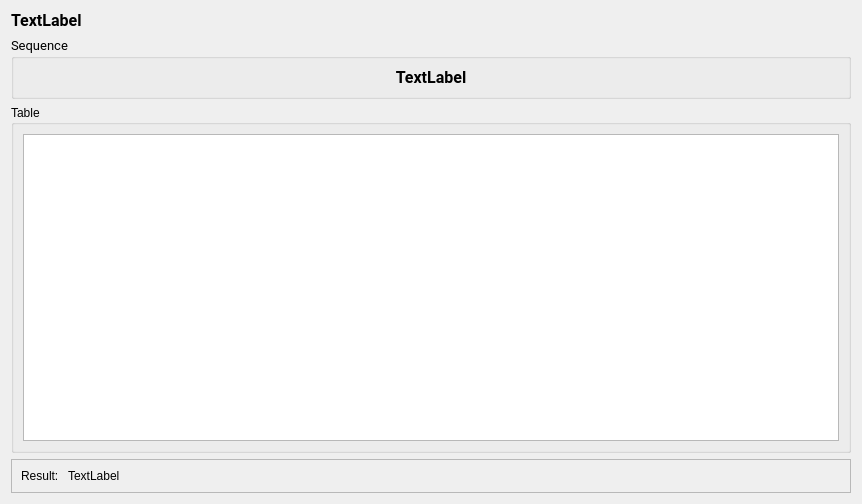
<?xml version="1.0" encoding="UTF-8"?>
<ui version="4.0">
 <class>Form</class>
 <widget class="QWidget" name="Form">
  <property name="geometry">
   <rect>
    <x>0</x>
    <y>0</y>
    <width>862</width>
    <height>504</height>
   </rect>
  </property>
  <property name="windowTitle">
   <string>Form</string>
  </property>
  <layout class="QVBoxLayout" name="verticalLayout">
   <item>
    <widget class="QLabel" name="nameLabel">
     <property name="sizePolicy">
      <sizepolicy hsizetype="Preferred" vsizetype="Minimum">
       <horstretch>0</horstretch>
       <verstretch>0</verstretch>
      </sizepolicy>
     </property>
     <property name="font">
      <font>
       <family>Roboto</family>
       <pointsize>12</pointsize>
       <weight>75</weight>
       <bold>true</bold>
      </font>
     </property>
     <property name="text">
      <string>TextLabel</string>
     </property>
    </widget>
   </item>
   <item>
    <widget class="QGroupBox" name="sequenseGroupBox">
     <property name="sizePolicy">
      <sizepolicy hsizetype="Preferred" vsizetype="Minimum">
       <horstretch>0</horstretch>
       <verstretch>0</verstretch>
      </sizepolicy>
     </property>
     <property name="font">
      <font>
       <family>Roboto</family>
       <pointsize>10</pointsize>
      </font>
     </property>
     <property name="title">
      <string>Sequence</string>
     </property>
     <layout class="QVBoxLayout" name="verticalLayout_3">
      <item>
       <widget class="QLabel" name="sequenceLabel">
        <property name="font">
         <font>
          <family>Roboto</family>
          <pointsize>12</pointsize>
          <weight>75</weight>
          <bold>true</bold>
         </font>
        </property>
        <property name="text">
         <string>TextLabel</string>
        </property>
        <property name="alignment">
         <set>Qt::AlignCenter</set>
        </property>
       </widget>
      </item>
     </layout>
    </widget>
   </item>
   <item>
    <widget class="QGroupBox" name="TableGroupBox">
     <property name="title">
      <string>Table</string>
     </property>
     <layout class="QVBoxLayout" name="verticalLayout_2">
      <item>
       <widget class="QTableWidget" name="tableWidget"/>
      </item>
     </layout>
    </widget>
   </item>
   <item>
    <widget class="QFrame" name="frame">
     <property name="frameShape">
      <enum>QFrame::StyledPanel</enum>
     </property>
     <property name="frameShadow">
      <enum>QFrame::Raised</enum>
     </property>
     <layout class="QHBoxLayout" name="horizontalLayout">
      <item>
       <widget class="QLabel" name="resultLabel">
        <property name="sizePolicy">
         <sizepolicy hsizetype="Minimum" vsizetype="Preferred">
          <horstretch>0</horstretch>
          <verstretch>0</verstretch>
         </sizepolicy>
        </property>
        <property name="text">
         <string>Result: </string>
        </property>
       </widget>
      </item>
      <item>
       <widget class="QLabel" name="resultValueLabel">
        <property name="sizePolicy">
         <sizepolicy hsizetype="Expanding" vsizetype="Preferred">
          <horstretch>0</horstretch>
          <verstretch>0</verstretch>
         </sizepolicy>
        </property>
        <property name="text">
         <string>TextLabel</string>
        </property>
       </widget>
      </item>
     </layout>
    </widget>
   </item>
  </layout>
 </widget>
 <resources/>
 <connections/>
</ui>
